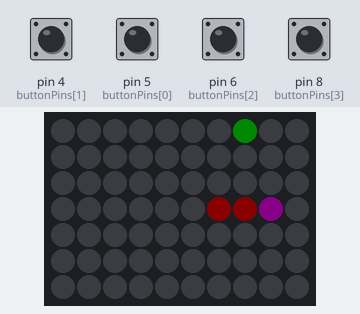
Simulated run of this sketch. Board: Arduino Uno, built with avr-gcc and run on an emulated ATmega328P. Shown: 10×7 RGB LED matrix (first LED top left, wired row by row). Inputs (shaded band) come from the test bench; at power-on: pin 4 (buttonPins[1]), pin 5 (buttonPins[0]), pin 6 (buttonPins[2]), pin 8 (buttonPins[3]) HIGH. Dim RGB values are drawn brighter than linear; random numbers use the default seed unless the sketch sets one.

Above: at 1.2 s.
1.3 s: pin 5 (buttonPins[0]) pulled LOW for 0.15 s
At 1.66 s:
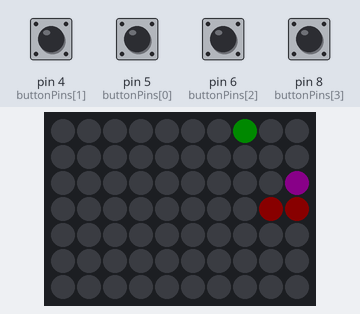
2.0 s: pin 4 (buttonPins[1]) pulled LOW for 0.15 s
At 2.26 s:
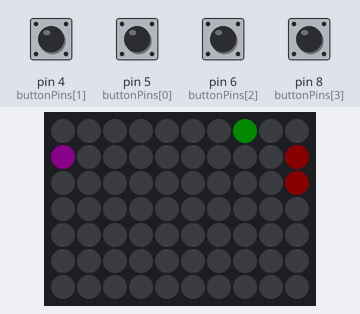
2.7 s: pin 6 (buttonPins[2]) pulled LOW for 0.15 s
At 2.86 s:
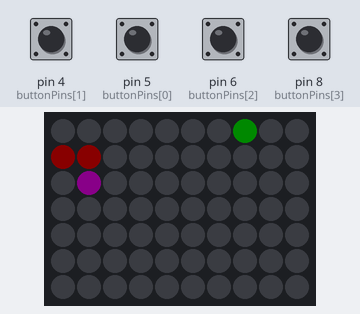
3.4 s: pin 8 (buttonPins[3]) pulled LOW for 0.15 s
At 3.77 s:
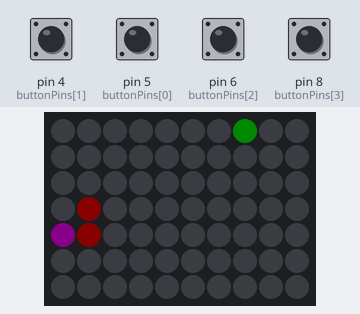
4.1 s: pin 5 (buttonPins[0]) pulled LOW for 1 s
At 4.37 s:
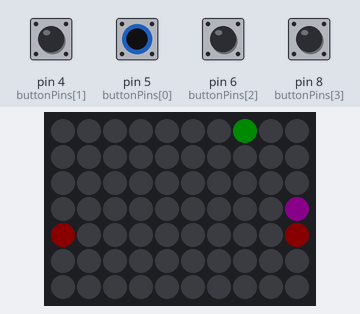
5.7 s: pin 4 (buttonPins[1]) pulled LOW for 1 s
At 5.87 s:
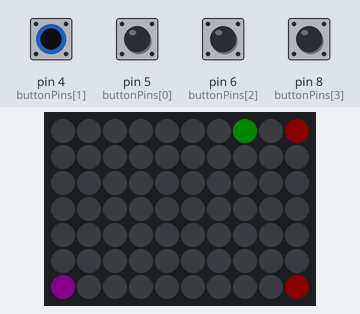
Timing chart, 0 to 8.3 s (numbered marks = the images above; inputs shaded):
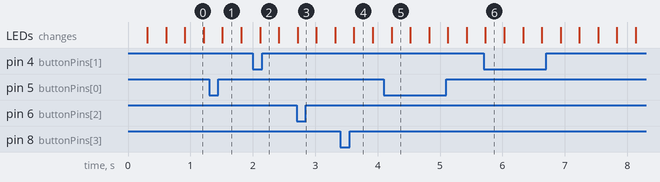

The sketch:

Snake_LED7x10.ino
```cpp
#include <Adafruit_GFX.h>
#include <Adafruit_NeoMatrix.h>
#include <Adafruit_NeoPixel.h>

Adafruit_NeoMatrix RGBmatrix = Adafruit_NeoMatrix(10, 7, 9, NEO_MATRIX_TOP + NEO_MATRIX_LEFT + NEO_MATRIX_ROWS + NEO_MATRIX_ZIGZAG, NEO_GRB + NEO_KHZ800);

const int buttonPins[] = {5, 4, 6, 8, 1}; // 按钮5用于前进，按钮6用于后退，按钮8用于左转，按钮4用于右转，按钮1用于重启游戏
const int buttonCount = sizeof(buttonPins) / sizeof(buttonPins[0]);

int snakeX[70], snakeY[70]; // 贪吃蛇的X和Y坐标
int snakeLength = 3; // 初始蛇的长度
int foodX, foodY; // 食物的位置
int direction = 1; // 初始方向（0=上, 1=右, 2=下, 3=左）
int lastDirection = 1; // 记录上一次的方向，防止蛇反向移动导致自撞

unsigned long lastMoveTime = 0; // 上一次蛇移动的时间
int moveInterval = 300; // 蛇移动的时间间隔（毫秒），初始值为300ms

uint32_t snakeColor = RGBmatrix.Color(255, 0, 0); // 蛇身颜色，初始为红色

bool gameOver = false; // 游戏结束标志

void setup() {
  RGBmatrix.begin();
  RGBmatrix.setBrightness(10);

  for (int i = 0; i < buttonCount; i++) {
    pinMode(buttonPins[i], INPUT_PULLUP); // 设置引脚为输入，并开启内部上拉电阻
  }

  snakeX[0] = 5; snakeY[0] = 3; // 初始蛇头位置
  snakeX[1] = 4; snakeY[1] = 3;
  snakeX[2] = 3; snakeY[2] = 3;

  placeFood();
}

void loop() {
  if (gameOver) {
    handleGameOver();
  } else {
    updateDirection();

    // 仅在一定时间间隔后移动蛇
    if (millis() - lastMoveTime > moveInterval) {
      lastMoveTime = millis();
      moveSnake();
      checkCollision();
      drawSnakeAndFood();
    }
  }
}

void updateDirection() {
  if (isButtonPressed(0) && lastDirection != 2) direction = 0; // 上，避免反向
  if (isButtonPressed(1) && lastDirection != 3) direction = 1; // 右，避免反向
  if (isButtonPressed(2) && lastDirection != 0) direction = 2; // 下，避免反向
  if (isButtonPressed(3) && lastDirection != 1) direction = 3; // 左，避免反向

  lastDirection = direction; // 记录当前方向
}

bool isButtonPressed(int buttonIndex) {
  const int debounceDelay = 20; // 去抖动延迟
  static unsigned long lastDebounceTime[buttonCount] = {0};

  if (digitalRead(buttonPins[buttonIndex]) == LOW) {
    if (millis() - lastDebounceTime[buttonIndex] > debounceDelay) {
      lastDebounceTime[buttonIndex] = millis();
      return true;
    }
  }
  return false;
}

void moveSnake() {
  // 更新蛇的身体位置
  for (int i = snakeLength - 1; i > 0; i--) {
    snakeX[i] = snakeX[i - 1];
    snakeY[i] = snakeY[i - 1];
  }

  // 更新蛇头位置
  switch (direction) {
    case 0: snakeY[0]--; break; // 上
    case 1: snakeX[0]++; break; // 右
    case 2: snakeY[0]++; break; // 下
    case 3: snakeX[0]--; break; // 左
  }

  // 检查边界并环绕
  if (snakeX[0] < 0) snakeX[0] = 9;
  if (snakeX[0] > 9) snakeX[0] = 0;
  if (snakeY[0] < 0) snakeY[0] = 6;
  if (snakeY[0] > 6) snakeY[0] = 0;
}

void checkCollision() {
  // 检查蛇头是否吃到食物
  if (snakeX[0] == foodX && snakeY[0] == foodY) {
    snakeLength++;
    placeFood();
    adjustSpeedAndColor(); // 吃到食物后调整速度和颜色
  }

  // 检查蛇头是否碰到身体
  for (int i = 1; i < snakeLength; i++) {
    if (snakeX[0] == snakeX[i] && snakeY[0] == snakeY[i]) {
      gameOver = true; // 游戏结束
      RGBmatrix.clear();
      RGBmatrix.show();
      return;
    }
  }
}

void adjustSpeedAndColor() {
  // 根据蛇的长度调整移动间隔和蛇身颜色
  moveInterval = 300 - ((snakeLength / 15) * 50); // 每增加15长度减少50ms
  if (moveInterval < 100) moveInterval = 100; // 设置最小间隔为100ms，避免速度过快

  // 根据长度调整蛇身颜色
  if (snakeLength >= 10 && snakeLength < 20) {
    snakeColor = RGBmatrix.Color(255, 255, 0); // 长度10-19时变为黄色
  } else if (snakeLength >= 20) {
    snakeColor = RGBmatrix.Color(173, 216, 230); // 长度20及以上变为淡蓝色
  } else {
    snakeColor = RGBmatrix.Color(255, 0, 0); // 默认红色
  }
}

void placeFood() {
  bool validPosition;
  do {
    validPosition = true;
    foodX = random(0, 10);
    foodY = random(0, 7);

    for (int i = 0; i < snakeLength; i++) {
      if (snakeX[i] == foodX && snakeY[i] == foodY) {
        validPosition = false;
        break;
      }
    }
  } while (!validPosition);
}

void drawSnakeAndFood() {
  RGBmatrix.clear();

  // 绘制食物
  RGBmatrix.drawPixel(foodX, foodY, RGBmatrix.Color(0, 255, 0)); // 绿色食物

  // 绘制蛇
  RGBmatrix.drawPixel(snakeX[0], snakeY[0], RGBmatrix.Color(255, 0, 255)); // 粉色蛇头
  for (int i = 1; i < snakeLength; i++) {
    RGBmatrix.drawPixel(snakeX[i], snakeY[i], snakeColor); // 根据蛇长度变化的蛇身颜色
  }

  RGBmatrix.show();
}

void handleGameOver() {
  while (!isButtonPressed(4)) { // 持续显示烟花，直到按钮1被按下
    drawFireworks();
  }
  resetGame();
}

void drawFireworks() {
  RGBmatrix.clear();
  for (int i = 0; i < 20; i++) {
    int x = random(0, 10);
    int y = random(0, 7);
    RGBmatrix.drawPixel(x, y, RGBmatrix.Color(random(255), random(255), random(255)));
  }
  RGBmatrix.show();
  delay(100); // 控制烟花效果的刷新速度
}

void resetGame() {
  gameOver = false;
  snakeLength = 3; // 重置蛇的长度
  snakeX[0] = 5; snakeY[0] = 3; // 重置蛇头位置
  snakeX[1] = 4; snakeY[1] = 3;
  snakeX[2] = 3; snakeY[2] = 3;
  moveInterval = 300; // 重置速度
  snakeColor = RGBmatrix.Color(255, 0, 0); // 重置蛇身颜色为红色
  placeFood();
  RGBmatrix.clear();
  RGBmatrix.show();
}
```
